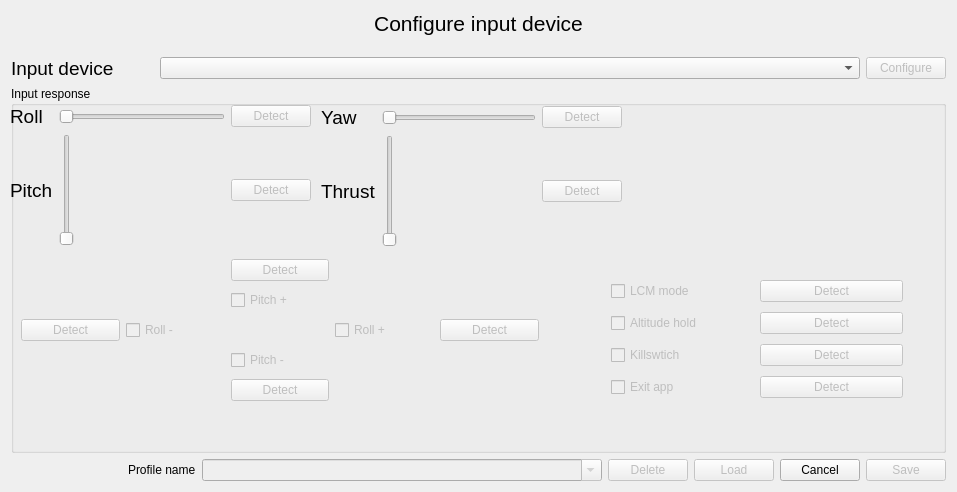
<?xml version="1.0" encoding="UTF-8"?>
<ui version="4.0">
 <class>Form</class>
 <widget class="QWidget" name="Form">
  <property name="windowModality">
   <enum>Qt::ApplicationModal</enum>
  </property>
  <property name="geometry">
   <rect>
    <x>0</x>
    <y>0</y>
    <width>957</width>
    <height>492</height>
   </rect>
  </property>
  <property name="windowTitle">
   <string>Input device configuration</string>
  </property>
  <layout class="QHBoxLayout" name="horizontalLayout">
   <item>
    <layout class="QVBoxLayout" name="verticalLayout">
     <item>
      <widget class="QLabel" name="label">
       <property name="maximumSize">
        <size>
         <width>16777215</width>
         <height>40</height>
        </size>
       </property>
       <property name="font">
        <font>
         <pointsize>16</pointsize>
        </font>
       </property>
       <property name="text">
        <string>Configure input device</string>
       </property>
       <property name="alignment">
        <set>Qt::AlignHCenter|Qt::AlignTop</set>
       </property>
      </widget>
     </item>
     <item>
      <layout class="QGridLayout" name="gridLayout_4">
       <item row="0" column="0">
        <widget class="QLabel" name="label_2">
         <property name="font">
          <font>
           <pointsize>14</pointsize>
          </font>
         </property>
         <property name="text">
          <string>Input device</string>
         </property>
        </widget>
       </item>
       <item row="0" column="1">
        <widget class="QComboBox" name="inputDeviceSelector">
         <property name="minimumSize">
          <size>
           <width>700</width>
           <height>0</height>
          </size>
         </property>
         <property name="duplicatesEnabled">
          <bool>false</bool>
         </property>
        </widget>
       </item>
       <item row="0" column="2">
        <widget class="QPushButton" name="configButton">
         <property name="enabled">
          <bool>false</bool>
         </property>
         <property name="maximumSize">
          <size>
           <width>80</width>
           <height>16777215</height>
          </size>
         </property>
         <property name="text">
          <string>Configure</string>
         </property>
        </widget>
       </item>
      </layout>
     </item>
     <item>
      <layout class="QHBoxLayout" name="inputDetectionLayout">
       <item>
        <widget class="QGroupBox" name="inputDetectionGroup">
         <property name="minimumSize">
          <size>
           <width>0</width>
           <height>350</height>
          </size>
         </property>
         <property name="maximumSize">
          <size>
           <width>16777215</width>
           <height>500</height>
          </size>
         </property>
         <property name="title">
          <string>Input response</string>
         </property>
         <widget class="QWidget" name="gridLayoutWidget">
          <property name="geometry">
           <rect>
            <x>-1</x>
            <y>19</y>
            <width>301</width>
            <height>141</height>
           </rect>
          </property>
          <layout class="QGridLayout" name="gridLayout_3">
           <item row="0" column="1">
            <widget class="QSlider" name="rollAxisValue">
             <property name="enabled">
              <bool>false</bool>
             </property>
             <property name="minimumSize">
              <size>
               <width>0</width>
               <height>0</height>
              </size>
             </property>
             <property name="maximumSize">
              <size>
               <width>16777215</width>
               <height>16777215</height>
              </size>
             </property>
             <property name="minimum">
              <number>0</number>
             </property>
             <property name="maximum">
              <number>100</number>
             </property>
             <property name="sliderPosition">
              <number>0</number>
             </property>
             <property name="orientation">
              <enum>Qt::Horizontal</enum>
             </property>
             <property name="invertedAppearance">
              <bool>false</bool>
             </property>
             <property name="invertedControls">
              <bool>false</bool>
             </property>
             <property name="tickPosition">
              <enum>QSlider::NoTicks</enum>
             </property>
            </widget>
           </item>
           <item row="1" column="0">
            <widget class="QLabel" name="label_3">
             <property name="font">
              <font>
               <pointsize>14</pointsize>
              </font>
             </property>
             <property name="text">
              <string>Pitch</string>
             </property>
            </widget>
           </item>
           <item row="0" column="0">
            <widget class="QLabel" name="label_5">
             <property name="font">
              <font>
               <pointsize>14</pointsize>
              </font>
             </property>
             <property name="text">
              <string>Roll</string>
             </property>
            </widget>
           </item>
           <item row="1" column="1">
            <widget class="QSlider" name="pitchAxisValue">
             <property name="enabled">
              <bool>false</bool>
             </property>
             <property name="minimumSize">
              <size>
               <width>0</width>
               <height>0</height>
              </size>
             </property>
             <property name="maximumSize">
              <size>
               <width>16777215</width>
               <height>16777215</height>
              </size>
             </property>
             <property name="layoutDirection">
              <enum>Qt::LeftToRight</enum>
             </property>
             <property name="minimum">
              <number>0</number>
             </property>
             <property name="maximum">
              <number>100</number>
             </property>
             <property name="singleStep">
              <number>1</number>
             </property>
             <property name="sliderPosition">
              <number>0</number>
             </property>
             <property name="tracking">
              <bool>false</bool>
             </property>
             <property name="orientation">
              <enum>Qt::Vertical</enum>
             </property>
             <property name="invertedAppearance">
              <bool>false</bool>
             </property>
             <property name="invertedControls">
              <bool>false</bool>
             </property>
             <property name="tickPosition">
              <enum>QSlider::NoTicks</enum>
             </property>
            </widget>
           </item>
           <item row="0" column="2">
            <widget class="QPushButton" name="detectRoll">
             <property name="enabled">
              <bool>false</bool>
             </property>
             <property name="text">
              <string>Detect</string>
             </property>
            </widget>
           </item>
           <item row="1" column="2">
            <widget class="QPushButton" name="detectPitch">
             <property name="enabled">
              <bool>false</bool>
             </property>
             <property name="text">
              <string>Detect</string>
             </property>
            </widget>
           </item>
          </layout>
         </widget>
         <widget class="QWidget" name="gridLayoutWidget_4">
          <property name="geometry">
           <rect>
            <x>310</x>
            <y>20</y>
            <width>301</width>
            <height>141</height>
           </rect>
          </property>
          <layout class="QGridLayout" name="gridLayout_6">
           <item row="1" column="0">
            <widget class="QLabel" name="label_7">
             <property name="font">
              <font>
               <pointsize>14</pointsize>
              </font>
             </property>
             <property name="text">
              <string>Thrust</string>
             </property>
            </widget>
           </item>
           <item row="1" column="1">
            <widget class="QSlider" name="thrustAxisValue">
             <property name="enabled">
              <bool>false</bool>
             </property>
             <property name="minimumSize">
              <size>
               <width>0</width>
               <height>0</height>
              </size>
             </property>
             <property name="maximumSize">
              <size>
               <width>16777215</width>
               <height>16777215</height>
              </size>
             </property>
             <property name="minimum">
              <number>0</number>
             </property>
             <property name="maximum">
              <number>100</number>
             </property>
             <property name="singleStep">
              <number>0</number>
             </property>
             <property name="sliderPosition">
              <number>0</number>
             </property>
             <property name="tracking">
              <bool>true</bool>
             </property>
             <property name="orientation">
              <enum>Qt::Vertical</enum>
             </property>
             <property name="invertedAppearance">
              <bool>false</bool>
             </property>
             <property name="invertedControls">
              <bool>false</bool>
             </property>
             <property name="tickPosition">
              <enum>QSlider::NoTicks</enum>
             </property>
            </widget>
           </item>
           <item row="0" column="1">
            <widget class="QSlider" name="yawAxisValue">
             <property name="enabled">
              <bool>false</bool>
             </property>
             <property name="minimumSize">
              <size>
               <width>0</width>
               <height>0</height>
              </size>
             </property>
             <property name="maximumSize">
              <size>
               <width>16777215</width>
               <height>16777215</height>
              </size>
             </property>
             <property name="minimum">
              <number>1</number>
             </property>
             <property name="maximum">
              <number>100</number>
             </property>
             <property name="singleStep">
              <number>0</number>
             </property>
             <property name="sliderPosition">
              <number>1</number>
             </property>
             <property name="tracking">
              <bool>true</bool>
             </property>
             <property name="orientation">
              <enum>Qt::Horizontal</enum>
             </property>
             <property name="invertedAppearance">
              <bool>false</bool>
             </property>
             <property name="invertedControls">
              <bool>false</bool>
             </property>
             <property name="tickPosition">
              <enum>QSlider::NoTicks</enum>
             </property>
            </widget>
           </item>
           <item row="1" column="2">
            <widget class="QPushButton" name="detectThrust">
             <property name="enabled">
              <bool>false</bool>
             </property>
             <property name="text">
              <string>Detect</string>
             </property>
            </widget>
           </item>
           <item row="0" column="0">
            <widget class="QLabel" name="label_4">
             <property name="font">
              <font>
               <pointsize>14</pointsize>
              </font>
             </property>
             <property name="text">
              <string>Yaw</string>
             </property>
            </widget>
           </item>
           <item row="0" column="2">
            <widget class="QPushButton" name="detectYaw">
             <property name="enabled">
              <bool>false</bool>
             </property>
             <property name="text">
              <string>Detect</string>
             </property>
            </widget>
           </item>
          </layout>
         </widget>
         <widget class="QWidget" name="gridLayoutWidget_5">
          <property name="geometry">
           <rect>
            <x>10</x>
            <y>170</y>
            <width>518</width>
            <height>151</height>
           </rect>
          </property>
          <layout class="QGridLayout" name="gridLayout">
           <item row="2" column="1">
            <widget class="QCheckBox" name="rollNeg">
             <property name="enabled">
              <bool>false</bool>
             </property>
             <property name="text">
              <string>Roll -</string>
             </property>
             <property name="checkable">
              <bool>true</bool>
             </property>
            </widget>
           </item>
           <item row="3" column="2">
            <widget class="QCheckBox" name="pitchNeg">
             <property name="enabled">
              <bool>false</bool>
             </property>
             <property name="text">
              <string>Pitch -</string>
             </property>
             <property name="checkable">
              <bool>true</bool>
             </property>
            </widget>
           </item>
           <item row="4" column="2">
            <widget class="QPushButton" name="detectPitchNeg">
             <property name="enabled">
              <bool>false</bool>
             </property>
             <property name="text">
              <string>Detect</string>
             </property>
            </widget>
           </item>
           <item row="2" column="3">
            <widget class="QCheckBox" name="rollPos">
             <property name="enabled">
              <bool>false</bool>
             </property>
             <property name="text">
              <string>Roll +</string>
             </property>
             <property name="checkable">
              <bool>true</bool>
             </property>
            </widget>
           </item>
           <item row="2" column="4">
            <widget class="QPushButton" name="detectRollPos">
             <property name="enabled">
              <bool>false</bool>
             </property>
             <property name="text">
              <string>Detect</string>
             </property>
            </widget>
           </item>
           <item row="0" column="2">
            <widget class="QPushButton" name="detectPitchPos">
             <property name="enabled">
              <bool>false</bool>
             </property>
             <property name="text">
              <string>Detect</string>
             </property>
            </widget>
           </item>
           <item row="2" column="0">
            <widget class="QPushButton" name="detectRollNeg">
             <property name="enabled">
              <bool>false</bool>
             </property>
             <property name="text">
              <string>Detect</string>
             </property>
            </widget>
           </item>
           <item row="1" column="2">
            <widget class="QCheckBox" name="pitchPos">
             <property name="enabled">
              <bool>false</bool>
             </property>
             <property name="text">
              <string>Pitch +</string>
             </property>
             <property name="checkable">
              <bool>true</bool>
             </property>
            </widget>
           </item>
          </layout>
         </widget>
         <widget class="QWidget" name="gridLayoutWidget_2">
          <property name="geometry">
           <rect>
            <x>600</x>
            <y>190</y>
            <width>292</width>
            <height>128</height>
           </rect>
          </property>
          <layout class="QGridLayout" name="gridLayout_5">
           <item row="3" column="1">
            <widget class="QPushButton" name="detectExitapp">
             <property name="enabled">
              <bool>false</bool>
             </property>
             <property name="text">
              <string>Detect</string>
             </property>
            </widget>
           </item>
           <item row="2" column="1">
            <widget class="QPushButton" name="detectKillswitch">
             <property name="enabled">
              <bool>false</bool>
             </property>
             <property name="text">
              <string>Detect</string>
             </property>
            </widget>
           </item>
           <item row="2" column="0">
            <widget class="QCheckBox" name="killswitch">
             <property name="enabled">
              <bool>false</bool>
             </property>
             <property name="text">
              <string>Killswtich</string>
             </property>
             <property name="checkable">
              <bool>true</bool>
             </property>
            </widget>
           </item>
           <item row="3" column="0">
            <widget class="QCheckBox" name="exitapp">
             <property name="enabled">
              <bool>false</bool>
             </property>
             <property name="text">
              <string>Exit app</string>
             </property>
             <property name="checkable">
              <bool>true</bool>
             </property>
            </widget>
           </item>
           <item row="1" column="0">
            <widget class="QCheckBox" name="althold">
             <property name="enabled">
              <bool>false</bool>
             </property>
             <property name="text">
              <string>Altitude hold</string>
             </property>
             <property name="checkable">
              <bool>true</bool>
             </property>
            </widget>
           </item>
           <item row="1" column="1">
            <widget class="QPushButton" name="detectAltHold">
             <property name="enabled">
              <bool>false</bool>
             </property>
             <property name="text">
              <string>Detect</string>
             </property>
            </widget>
           </item>
           <item row="0" column="1">
            <widget class="QPushButton" name="detectLCM">
             <property name="enabled">
              <bool>false</bool>
             </property>
             <property name="text">
              <string>Detect</string>
             </property>
            </widget>
           </item>
           <item row="0" column="0">
            <widget class="QCheckBox" name="lcmmode">
             <property name="enabled">
              <bool>false</bool>
             </property>
             <property name="text">
              <string>LCM mode</string>
             </property>
             <property name="checkable">
              <bool>true</bool>
             </property>
            </widget>
           </item>
          </layout>
         </widget>
        </widget>
       </item>
      </layout>
     </item>
     <item>
      <layout class="QGridLayout" name="gridLayout_2">
       <item row="0" column="1">
        <widget class="QLabel" name="label_16">
         <property name="text">
          <string>Profile name</string>
         </property>
        </widget>
       </item>
       <item row="0" column="0">
        <spacer name="horizontalSpacer_9">
         <property name="orientation">
          <enum>Qt::Horizontal</enum>
         </property>
         <property name="sizeHint" stdset="0">
          <size>
           <width>40</width>
           <height>20</height>
          </size>
         </property>
        </spacer>
       </item>
       <item row="0" column="4">
        <widget class="QPushButton" name="deleteButton">
         <property name="enabled">
          <bool>false</bool>
         </property>
         <property name="text">
          <string>Delete</string>
         </property>
        </widget>
       </item>
       <item row="0" column="6">
        <widget class="QPushButton" name="cancelButton">
         <property name="text">
          <string>Cancel</string>
         </property>
        </widget>
       </item>
       <item row="0" column="2">
        <widget class="QComboBox" name="profileCombo">
         <property name="enabled">
          <bool>false</bool>
         </property>
         <property name="sizePolicy">
          <sizepolicy hsizetype="Fixed" vsizetype="Fixed">
           <horstretch>0</horstretch>
           <verstretch>0</verstretch>
          </sizepolicy>
         </property>
         <property name="minimumSize">
          <size>
           <width>400</width>
           <height>0</height>
          </size>
         </property>
         <property name="maximumSize">
          <size>
           <width>16777215</width>
           <height>16777215</height>
          </size>
         </property>
         <property name="editable">
          <bool>true</bool>
         </property>
        </widget>
       </item>
       <item row="0" column="7">
        <widget class="QPushButton" name="saveButton">
         <property name="enabled">
          <bool>false</bool>
         </property>
         <property name="text">
          <string>Save</string>
         </property>
        </widget>
       </item>
       <item row="0" column="5">
        <widget class="QPushButton" name="loadButton">
         <property name="enabled">
          <bool>false</bool>
         </property>
         <property name="text">
          <string>Load</string>
         </property>
        </widget>
       </item>
      </layout>
     </item>
    </layout>
   </item>
  </layout>
 </widget>
 <resources/>
 <connections/>
</ui>
